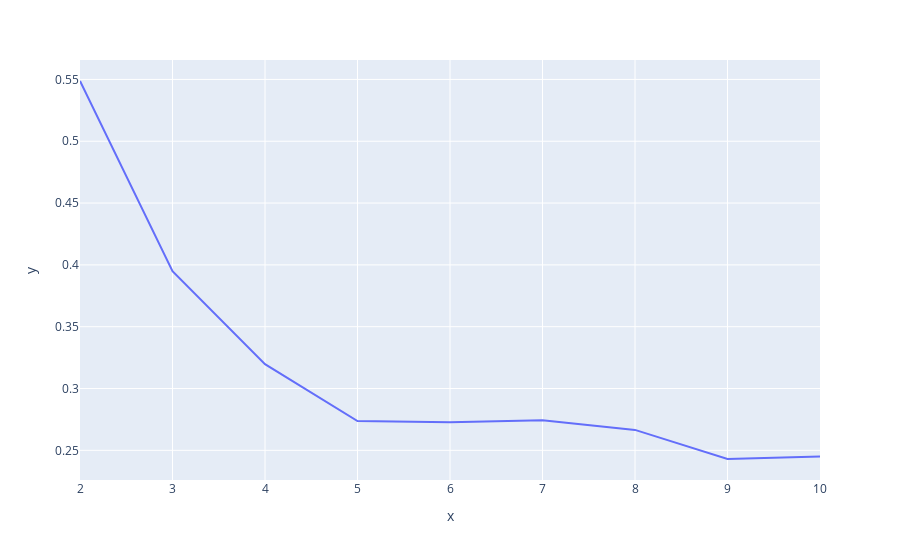

Notebook cell for this chart:
### Code cell
m1_s_score_graph = px.line(x = range(2,11), y = m1_s_score)
m1_s_score_graph.show()

### Figure 1 — Plotly figure (JSON) as saved in the notebook; plotly's stock layout.template omitted (floating-point values rounded to 4 significant figures)
{"data": [{"hovertemplate": "x=%{x}<br>y=%{y}<extra></extra>", "legendgroup": "", "line": {"color": "#636efa", "dash": "solid"}, "marker": {"symbol": "circle"}, "mode": "lines", "name": "", "orientation": "v", "showlegend": false, "type": "scatter", "x": [2, 3, 4, 5, 6, 7, 8, 9, 10], "xaxis": "x", "y": [0.5487, 0.3948, 0.3197, 0.2737, 0.2728, 0.2743, 0.2665, 0.243, 0.2449], "yaxis": "y"}], "layout": {"legend": {"tracegroupgap": 0}, "margin": {"t": 60}, "xaxis": {"anchor": "y", "domain": [0, 1], "title": {"text": "x"}}, "yaxis": {"anchor": "x", "domain": [0, 1], "title": {"text": "y"}}}}
